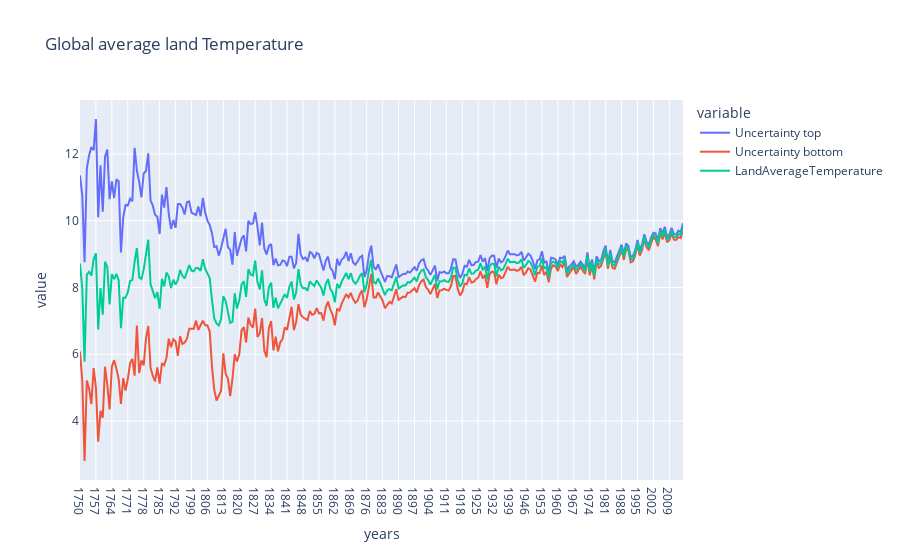

The code cell stored with this chart in its notebook:
### Code cell
global_tempfig=px.line(df,
                       x="years",y=["Uncertainty top","Uncertainty bottom","LandAverageTemperature"],
                       title="Global average land Temperature")
global_tempfig.show()

### Figure 1 — Plotly figure (JSON) as saved in the notebook; plotly's stock layout.template omitted (floating-point values rounded to 4 significant figures; data arrays with more than 128 entries replaced by an {"elided": "..."} marker saying what was removed)
{"data": [{"hovertemplate": "variable=Uncertainty top<br>years=%{x}<br>value=%{y}<extra></extra>", "legendgroup": "Uncertainty top", "line": {"color": "#636efa", "dash": "solid"}, "mode": "lines", "name": "Uncertainty top", "orientation": "v", "showlegend": true, "type": "scatter", "x": {"elided": "266 str values"}, "xaxis": "x", "y": {"elided": "266 float values"}, "yaxis": "y"}, {"hovertemplate": "variable=Uncertainty bottom<br>years=%{x}<br>value=%{y}<extra></extra>", "legendgroup": "Uncertainty bottom", "line": {"color": "#EF553B", "dash": "solid"}, "mode": "lines", "name": "Uncertainty bottom", "orientation": "v", "showlegend": true, "type": "scatter", "x": {"elided": "266 str values"}, "xaxis": "x", "y": {"elided": "266 float values"}, "yaxis": "y"}, {"hovertemplate": "variable=LandAverageTemperature<br>years=%{x}<br>value=%{y}<extra></extra>", "legendgroup": "LandAverageTemperature", "line": {"color": "#00cc96", "dash": "solid"}, "mode": "lines", "name": "LandAverageTemperature", "orientation": "v", "showlegend": true, "type": "scatter", "x": {"elided": "266 str values"}, "xaxis": "x", "y": {"elided": "266 float values"}, "yaxis": "y"}], "layout": {"legend": {"title": {"text": "variable"}, "tracegroupgap": 0}, "title": {"text": "Global average land Temperature"}, "xaxis": {"anchor": "y", "domain": [0, 1], "title": {"text": "years"}}, "yaxis": {"anchor": "x", "domain": [0, 1], "title": {"text": "value"}}}}
